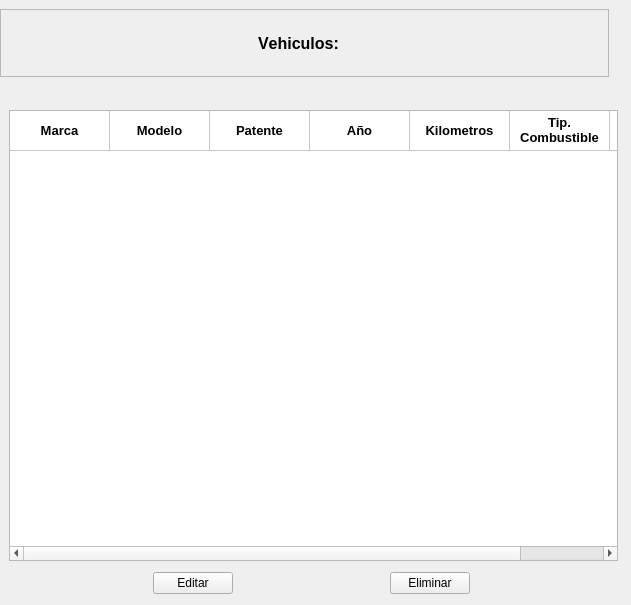
            <widget class="QWidget" name="page_listado_autos">
             <widget class="QWidget" name="layoutWidget_3">
              <property name="geometry">
               <rect>
                <x>1</x>
                <y>570</y>
                <width>621</width>
                <height>26</height>
               </rect>
              </property>
              <layout class="QHBoxLayout" name="horizontalLayout_14">
               <item>
                <spacer name="horizontalSpacer_21">
                 <property name="orientation">
                  <enum>Qt::Horizontal</enum>
                 </property>
                 <property name="sizeHint" stdset="0">
                  <size>
                   <width>40</width>
                   <height>20</height>
                  </size>
                 </property>
                </spacer>
               </item>
               <item>
                <widget class="QPushButton" name="pushButton_9">
                 <property name="text">
                  <string>Editar</string>
                 </property>
                 <property name="icon">
                  <iconset>
                   <normaloff>../icons/edit_small_normal_hover.png</normaloff>../icons/edit_small_normal_hover.png</iconset>
                 </property>
                </widget>
               </item>
               <item>
                <spacer name="horizontalSpacer_22">
                 <property name="orientation">
                  <enum>Qt::Horizontal</enum>
                 </property>
                 <property name="sizeHint" stdset="0">
                  <size>
                   <width>40</width>
                   <height>20</height>
                  </size>
                 </property>
                </spacer>
               </item>
               <item>
                <widget class="QPushButton" name="pushButton_15">
                 <property name="text">
                  <string>Eliminar</string>
                 </property>
                 <property name="icon">
                  <iconset>
                   <normaloff>../icons/cross_normal_hover.png</normaloff>../icons/cross_normal_hover.png</iconset>
                 </property>
                </widget>
               </item>
               <item>
                <spacer name="horizontalSpacer_23">
                 <property name="orientation">
                  <enum>Qt::Horizontal</enum>
                 </property>
                 <property name="sizeHint" stdset="0">
                  <size>
                   <width>40</width>
                   <height>20</height>
                  </size>
                 </property>
                </spacer>
               </item>
              </layout>
             </widget>
             <widget class="QFrame" name="frame_35">
              <property name="geometry">
               <rect>
                <x>0</x>
                <y>9</y>
                <width>609</width>
                <height>68</height>
               </rect>
              </property>
              <property name="frameShape">
               <enum>QFrame::StyledPanel</enum>
              </property>
              <property name="frameShadow">
               <enum>QFrame::Raised</enum>
              </property>
              <property name="lineWidth">
               <number>0</number>
              </property>
              <property name="midLineWidth">
               <number>0</number>
              </property>
              <layout class="QHBoxLayout" name="horizontalLayout_15">
               <item>
                <spacer name="horizontalSpacer_15">
                 <property name="orientation">
                  <enum>Qt::Horizontal</enum>
                 </property>
                 <property name="sizeHint" stdset="0">
                  <size>
                   <width>40</width>
                   <height>20</height>
                  </size>
                 </property>
                </spacer>
               </item>
               <item>
                <widget class="QLabel" name="label_32">
                 <property name="font">
                  <font>
                   <family>Arial</family>
                   <pointsize>12</pointsize>
                   <weight>75</weight>
                   <bold>true</bold>
                   <kerning>false</kerning>
                  </font>
                 </property>
                 <property name="text">
                  <string>Vehiculos:</string>
                 </property>
                </widget>
               </item>
               <item>
                <spacer name="horizontalSpacer_24">
                 <property name="orientation">
                  <enum>Qt::Horizontal</enum>
                 </property>
                 <property name="sizeHint" stdset="0">
                  <size>
                   <width>40</width>
                   <height>20</height>
                  </size>
                 </property>
                </spacer>
               </item>
               <item>
                <widget class="QLabel" name="label_47">
                 <property name="text">
                  <string/>
                 </property>
                 <property name="pixmap">
                  <pixmap>../icons/mecanic.ico</pixmap>
                 </property>
                </widget>
               </item>
              </layout>
             </widget>
             <widget class="QTableWidget" name="table_auto">
              <property name="geometry">
               <rect>
                <x>9</x>
                <y>110</y>
                <width>609</width>
                <height>451</height>
               </rect>
              </property>
              <property name="autoFillBackground">
               <bool>false</bool>
              </property>
              <property name="alternatingRowColors">
               <bool>false</bool>
              </property>
              <property name="showGrid">
               <bool>true</bool>
              </property>
              <property name="sortingEnabled">
               <bool>false</bool>
              </property>
              <attribute name="horizontalHeaderVisible">
               <bool>false</bool>
              </attribute>
              <attribute name="horizontalHeaderCascadingSectionResizes">
               <bool>false</bool>
              </attribute>
              <attribute name="horizontalHeaderMinimumSectionSize">
               <number>40</number>
              </attribute>
              <attribute name="horizontalHeaderHighlightSections">
               <bool>true</bool>
              </attribute>
              <attribute name="horizontalHeaderShowSortIndicator" stdset="0">
               <bool>false</bool>
              </attribute>
              <attribute name="horizontalHeaderStretchLastSection">
               <bool>true</bool>
              </attribute>
              <attribute name="verticalHeaderVisible">
               <bool>false</bool>
              </attribute>
              <attribute name="verticalHeaderCascadingSectionResizes">
               <bool>false</bool>
              </attribute>
              <attribute name="verticalHeaderMinimumSectionSize">
               <number>40</number>
              </attribute>
              <attribute name="verticalHeaderDefaultSectionSize">
               <number>40</number>
              </attribute>
              <attribute name="verticalHeaderShowSortIndicator" stdset="0">
               <bool>false</bool>
              </attribute>
              <attribute name="verticalHeaderStretchLastSection">
               <bool>false</bool>
              </attribute>
              <row>
               <property name="text">
                <string>id_usuario</string>
               </property>
              </row>
              <column>
               <property name="text">
                <string notr="true">marca</string>
               </property>
               <property name="font">
                <font>
                 <pointsize>10</pointsize>
                 <weight>75</weight>
                 <bold>true</bold>
                 <stylestrategy>NoAntialias</stylestrategy>
                 <kerning>false</kerning>
                </font>
               </property>
               <property name="textAlignment">
                <set>AlignCenter</set>
               </property>
              </column>
              <column>
               <property name="text">
                <string>modelo</string>
               </property>
               <property name="font">
                <font>
                 <pointsize>10</pointsize>
                 <weight>75</weight>
                 <bold>true</bold>
                </font>
               </property>
               <property name="textAlignment">
                <set>AlignCenter</set>
               </property>
              </column>
              <column>
               <property name="text">
                <string>patente</string>
               </property>
               <property name="font">
                <font>
                 <pointsize>10</pointsize>
                 <weight>75</weight>
                 <bold>true</bold>
                </font>
               </property>
               <property name="textAlignment">
                <set>AlignCenter</set>
               </property>
              </column>
              <column>
               <property name="text">
                <string>año</string>
               </property>
              </column>
              <column>
               <property name="text">
                <string>kilometros</string>
               </property>
               <property name="font">
                <font>
                 <pointsize>10</pointsize>
                 <weight>75</weight>
                 <bold>true</bold>
                </font>
               </property>
               <property name="textAlignment">
                <set>AlignCenter</set>
               </property>
              </column>
              <column>
               <property name="text">
                <string>tip. combustible</string>
               </property>
               <property name="font">
                <font>
                 <pointsize>10</pointsize>
                 <weight>75</weight>
                 <bold>true</bold>
                </font>
               </property>
               <property name="textAlignment">
                <set>AlignCenter</set>
               </property>
              </column>
              <column>
               <property name="text">
                <string>Notas</string>
               </property>
               <property name="font">
                <font>
                 <pointsize>10</pointsize>
                 <weight>75</weight>
                 <bold>true</bold>
                </font>
               </property>
               <property name="textAlignment">
                <set>AlignCenter</set>
               </property>
              </column>
              <item row="0" column="0">
               <property name="text">
                <string>Marca</string>
               </property>
               <property name="font">
                <font>
                 <pointsize>10</pointsize>
                 <weight>75</weight>
                 <bold>true</bold>
                </font>
               </property>
               <property name="textAlignment">
                <set>AlignCenter</set>
               </property>
              </item>
              <item row="0" column="1">
               <property name="text">
                <string>Modelo</string>
               </property>
               <property name="font">
                <font>
                 <pointsize>10</pointsize>
                 <weight>75</weight>
                 <bold>true</bold>
                </font>
               </property>
               <property name="textAlignment">
                <set>AlignCenter</set>
               </property>
              </item>
              <item row="0" column="2">
               <property name="text">
                <string>Patente</string>
               </property>
               <property name="font">
                <font>
                 <pointsize>10</pointsize>
                 <weight>75</weight>
                 <bold>true</bold>
                </font>
               </property>
               <property name="textAlignment">
                <set>AlignCenter</set>
               </property>
              </item>
              <item row="0" column="3">
               <property name="text">
                <string>Año</string>
               </property>
               <property name="font">
                <font>
                 <pointsize>10</pointsize>
                 <weight>75</weight>
                 <bold>true</bold>
                </font>
               </property>
               <property name="textAlignment">
                <set>AlignCenter</set>
               </property>
              </item>
              <item row="0" column="4">
               <property name="text">
                <string>Kilometros</string>
               </property>
               <property name="font">
                <font>
                 <pointsize>10</pointsize>
                 <weight>75</weight>
                 <bold>true</bold>
                </font>
               </property>
               <property name="textAlignment">
                <set>AlignCenter</set>
               </property>
              </item>
              <item row="0" column="5">
               <property name="text">
                <string>Tip. Combustible</string>
               </property>
               <property name="font">
                <font>
                 <pointsize>10</pointsize>
                 <weight>75</weight>
                 <bold>true</bold>
                </font>
               </property>
               <property name="textAlignment">
                <set>AlignCenter</set>
               </property>
              </item>
              <item row="0" column="6">
               <property name="text">
                <string>Notas</string>
               </property>
               <property name="font">
                <font>
                 <pointsize>10</pointsize>
                 <weight>75</weight>
                 <bold>true</bold>
                </font>
               </property>
               <property name="textAlignment">
                <set>AlignCenter</set>
               </property>
              </item>
             </widget>
            </widget>
